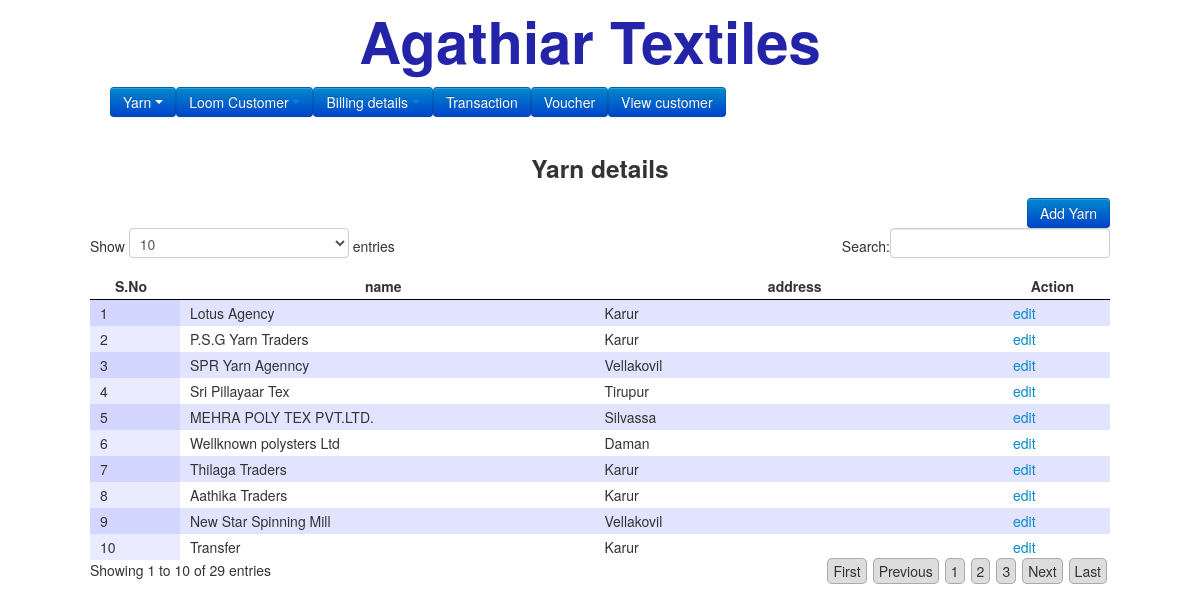
Page /yarn.php on the committed database.
### tables this page shows
CREATE TABLE `yarns` (
  `id` int(10) NOT NULL,
  `name` varchar(50) NOT NULL,
  `address` varchar(50) NOT NULL,
  `date` varchar(50) NOT NULL
);

### yarn.php (the view, shortened to what this page needs)
<?php
include('template/header.php');
?>
<center><h3>Yarn details</h3></center>
<div align="right"><a href="addyarn.php"><input type="button" value="Add Yarn" class="btn btn-primary"></a></div>
<?php
$select=mysql_query("SELECT * FROM `yarns`");
?>
<table id="example" border="0">
<thead>
<tr>
<th>S.No</th>
<th>name</th>
<th>address</th>
<th>Action</th>
</tr>
</thead>
<tbody>
<?php
$i=1;
while($fetch = mysql_fetch_assoc($select)) {
echo "<tr><td>{$i}</td><td>".$fetch["name"]."</td><td>".$fetch["address"]."</td><td>"."<a href='addyarn.php?id=".$fetch["id"]."'>edit</a></td></tr>";
$i++;
}
?>
</tbody>
</table>
</body>
</html>

### rows in the picture
yarns: name "Lotus Agency", address "Karur"
yarns: name "P.S.G Yarn Traders", address "Karur"
yarns: name "SPR Yarn Agenncy", address "Vellakovil"
yarns: name "Sri Pillayaar Tex", address "Tirupur"
yarns: name "MEHRA POLY TEX PVT.LTD.", address "Silvassa"
yarns: name "Wellknown polysters Ltd", address "Daman"
yarns: name "Thilaga Traders", address "Karur"
yarns: name "Aathika Traders", address "Karur"
yarns: name "New Star Spinning Mill", address "Vellakovil"
yarns: name "Transfer", address "Karur"
